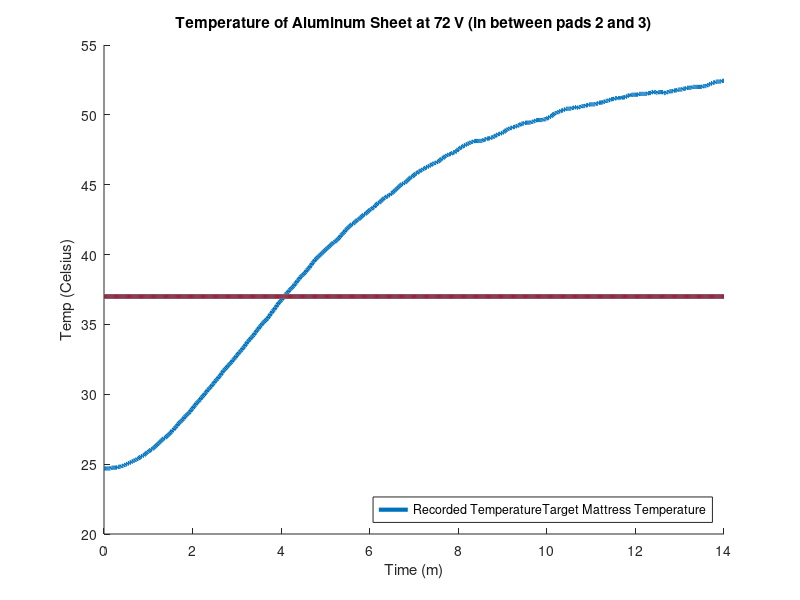

This chart was generated by the following MATLAB code:
temp = [24.69
24.69
24.69
24.69
24.69
24.69
24.69
24.69
24.75
24.75
24.75
24.75
24.75
24.75
24.75
24.81
24.81
24.81
24.81
24.87
24.87
24.87
24.94
24.94
25.00
25.00
25.06
25.06
25.12
25.12
25.19
25.19
25.25
25.25
25.31
25.31
25.37
25.37
25.44
25.50
25.56
25.56
25.62
25.62
25.69
25.75
25.81
25.87
25.87
25.94
26.00
26.06
26.06
26.12
26.19
26.25
26.31
26.37
26.44
26.50
26.56
26.62
26.69
26.75
26.81
26.87
26.87
26.94
27.00
27.06
27.12
27.19
27.25
27.31
27.44
27.44
27.56
27.62
27.69
27.75
27.87
27.94
28.00
28.06
28.12
28.19
28.25
28.37
28.44
28.50
28.56
28.62
28.69
28.75
28.87
28.94
29.00
29.12
29.19
29.25
29.37
29.44
29.50
29.56
29.62
29.75
29.81
29.87
29.94
30.06
30.12
30.19
30.31
30.37
30.44
30.50
30.56
30.69
30.75
30.81
30.94
31.00
31.06
31.12
31.25
31.31
31.37
31.50
31.56
31.69
31.75
31.81
31.87
31.94
32.06
32.13
32.19
32.25
32.31
32.44
32.50
32.56
32.63
32.75
32.81
32.88
33.00
33.06
33.13
33.19
33.31
33.38
33.44
33.56
33.63
33.75
33.81
33.88
33.94
34.06
34.13
34.19
34.25
34.38
34.44
34.56
34.63
34.69
34.81
34.88
34.94
35.06
35.13
35.19
35.25
35.31
35.38
35.44
35.56
35.63
35.75
35.81
35.94
36.00
36.06
36.19
36.25
36.38
36.44
36.56
36.63
36.69
36.75
36.88
36.94
37.00
37.13
37.19
37.25
37.31
37.44
37.50
37.56
37.63
37.69
37.75
37.88
37.94
38.00
38.13
38.19
38.25
38.38
38.44
38.50
38.56
38.63
38.69
38.75
38.88
38.94
39.00
39.06
39.19
39.25
39.38
39.44
39.50
39.63
39.69
39.75
39.81
39.88
39.94
40.00
40.06
40.13
40.19
40.25
40.31
40.38
40.44
40.50
40.56
40.63
40.69
40.75
40.81
40.88
40.88
40.94
41.00
41.06
41.13
41.19
41.25
41.38
41.44
41.50
41.56
41.63
41.75
41.81
41.88
41.94
42.00
42.06
42.13
42.19
42.19
42.25
42.31
42.38
42.44
42.50
42.50
42.56
42.63
42.69
42.75
42.81
42.88
42.88
42.94
43.00
43.06
43.13
43.19
43.25
43.25
43.31
43.38
43.38
43.50
43.56
43.63
43.69
43.69
43.75
43.81
43.88
43.94
44.00
44.06
44.06
44.13
44.19
44.19
44.25
44.25
44.38
44.38
44.44
44.50
44.56
44.63
44.69
44.75
44.81
44.88
44.94
45.00
45.06
45.06
45.13
45.13
45.19
45.25
45.31
45.38
45.44
45.50
45.56
45.56
45.63
45.69
45.75
45.81
45.81
45.88
45.94
45.94
46.00
46.06
46.06
46.13
46.13
46.19
46.25
46.25
46.31
46.31
46.38
46.38
46.44
46.50
46.50
46.56
46.56
46.56
46.63
46.63
46.69
46.75
46.81
46.88
46.88
46.94
47.00
47.06
47.06
47.13
47.13
47.19
47.19
47.19
47.25
47.31
47.31
47.31
47.38
47.38
47.50
47.56
47.56
47.63
47.69
47.69
47.75
47.81
47.81
47.88
47.88
47.94
47.94
48.00
48.00
48.06
48.06
48.06
48.13
48.13
48.13
48.13
48.13
48.13
48.13
48.13
48.13
48.13
48.19
48.25
48.25
48.25
48.31
48.31
48.31
48.31
48.38
48.38
48.38
48.44
48.44
48.50
48.56
48.56
48.63
48.63
48.63
48.69
48.69
48.75
48.75
48.81
48.88
48.94
48.94
49.00
49.00
49.06
49.06
49.06
49.13
49.13
49.13
49.19
49.19
49.25
49.25
49.25
49.31
49.38
49.38
49.38
49.38
49.44
49.44
49.44
49.44
49.44
49.44
49.44
49.50
49.50
49.50
49.56
49.56
49.63
49.63
49.63
49.63
49.63
49.63
49.63
49.63
49.69
49.69
49.69
49.69
49.75
49.81
49.81
49.88
49.88
49.94
50.00
50.06
50.13
50.13
50.13
50.19
50.19
50.25
50.25
50.31
50.31
50.31
50.38
50.38
50.44
50.44
50.44
50.44
50.44
50.44
50.44
50.50
50.50
50.50
50.56
50.56
50.50
50.50
50.56
50.56
50.56
50.63
50.63
50.63
50.63
50.63
50.69
50.69
50.69
50.75
50.75
50.75
50.75
50.75
50.75
50.75
50.75
50.81
50.81
50.81
50.88
50.88
50.88
50.88
50.88
50.94
50.94
51.00
51.00
51.00
51.00
51.06
51.06
51.13
51.13
51.13
51.13
51.19
51.19
51.19
51.25
51.19
51.19
51.25
51.19
51.25
51.25
51.25
51.25
51.31
51.31
51.38
51.38
51.44
51.38
51.44
51.44
51.44
51.44
51.44
51.44
51.44
51.44
51.50
51.50
51.50
51.50
51.50
51.50
51.50
51.50
51.50
51.50
51.56
51.56
51.56
51.56
51.63
51.63
51.69
51.63
51.63
51.56
51.56
51.63
51.63
51.63
51.63
51.63
51.63
51.56
51.56
51.56
51.63
51.63
51.63
51.69
51.69
51.69
51.69
51.69
51.75
51.75
51.75
51.75
51.81
51.81
51.81
51.81
51.81
51.81
51.88
51.88
51.88
51.88
51.94
51.94
51.94
51.94
51.94
51.94
52.00
52.00
52.00
52.00
52.00
52.00
52.00
52.00
52.00
52.00
52.00
52.06
52.06
52.06
52.06
52.06
52.13
52.13
52.19
52.19
52.25
52.25
52.31
52.31
52.31
52.38
52.38
52.38
52.38
52.38
52.38
52.38
52.44
52.44
52.44
];
hold on
time = linspace(0, 14, length(temp));
plot(time, temp, 'LineWidth', 3)
line = zeros(length(temp)) + 37;
plot(time, line, 'LineWidth', 3)
hold off
legend(["Recorded Temperature", "Target Mattress Temperature"], 'Location', 'southeast')
ylabel('Temp (Celsius)')
xlabel('Time (m)')
title('Temperature of Aluminum Sheet at 72 V (in between pads 2 and 3)')
